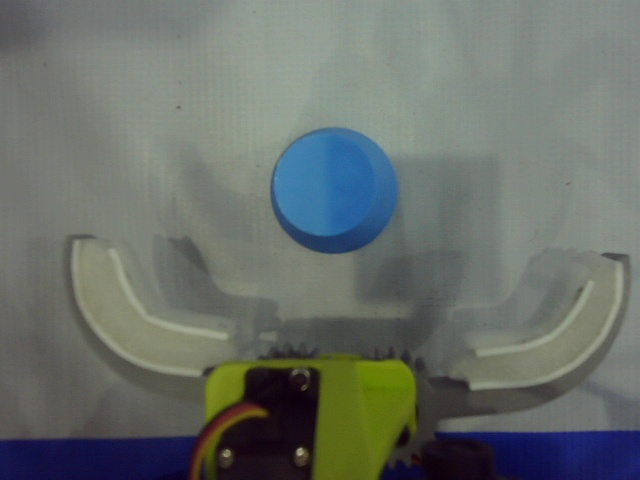
#> input picture 0D589E398A2EDB34C75F99888473D3EF.jpeg, 640 x 480 px, given in place of the camera
$ python detect.py
#> lines starting #> are read from the running program, lines starting #| are printed output that depends on the picture; after the words box and inside, x2 and y2 are one past the last pixel; in counts of white or black regions, pixels touching at a corner belong together
#!/usr/bin/env python3
"""Simple HSV color block circle detector."""

import os
import sys

os.environ["QT_QPA_PLATFORM"] = "xcb"
os.environ["OPENCV_LOG_LEVEL"] = "SILENT"

import cv2
import numpy as np

COLORS = {
    "yellow": {
        "lower": np.array([10, 85, 50]),
        "upper": np.array([35, 255, 255]),
        "bgr": (0, 255, 255),
    },
    "blue": {
        "lower": np.array([114, 60, 45]),
        "upper": np.array([130, 255, 255]),
        "bgr": (255, 0, 0),
    },
    "red": {
        "lower": np.array([0, 10, 10]),
        "upper": np.array([30, 255, 255]),
        "bgr": (0, 0, 255),
    },
    "red2": {
        "lower": np.array([150, 10, 10]),
        "upper": np.array([180, 255, 255]),
        "bgr": (0, 0, 255),
    },
    "green": {
        "lower": np.array([58, 73, 0]),
        "upper": np.array([74, 255, 186]),
        "bgr": (0, 255, 0),
    },
    "sky-blue": {
        "lower": np.array([82, 45, 50]),
        "upper": np.array([113, 255, 255]),
        "bgr": (255, 255, 0),
    },
    "black": {
        "lower": np.array([0, 0, 0]),
        "upper": np.array([179, 255, 96]),
        "bgr": (50, 50, 50),
    },
}

MIN_RADIUS = 40


def clean_mask(mask, kernel_size=(5, 5)):
    kernel = cv2.getStructuringElement(cv2.MORPH_ELLIPSE, kernel_size)
    mask = cv2.morphologyEx(mask, cv2.MORPH_OPEN, kernel, iterations=1)
    mask = cv2.morphologyEx(mask, cv2.MORPH_CLOSE, kernel, iterations=1)
    return mask


def get_mask(hsv, lower, upper):
    mask = cv2.inRange(hsv, lower, upper)
    return clean_mask(mask)


def detect(mask):
    contours, _ = cv2.findContours(mask, cv2.RETR_EXTERNAL, cv2.CHAIN_APPROX_SIMPLE)
    results = []
    for cnt in contours:
        area = cv2.contourArea(cnt)
        if area < np.pi * MIN_RADIUS * MIN_RADIUS:
            continue
        (cx, cy), r = cv2.minEnclosingCircle(cnt)
        if r < MIN_RADIUS:
            continue
        results.append((int(cx), int(cy), int(r)))
    return results


def main():
    cap = cv2.VideoCapture(2)
    if not cap.isOpened():
        print("Cannot open camera", file=sys.stderr)
        sys.exit(1)

    cap.set(cv2.CAP_PROP_FRAME_WIDTH, 640)
    cap.set(cv2.CAP_PROP_FRAME_HEIGHT, 480)

    print("Detecting color blocks. ESC to quit.\n")

    while True:
        ret, frame = cap.read()
#> frame is the input picture: shape (480, 640, 3); mean B, G, R 106.5, 111.8, 105.1
        if not ret:
            break

        display = frame.copy()
        hsv = cv2.cvtColor(frame, cv2.COLOR_BGR2HSV)
#> hsv: shape (480, 640, 3); mean H, S, V 62.1, 48.6, 117.4

        for name, cfg in COLORS.items():
            if name == "red2":
                continue
            if name == "red":
                raw1 = cv2.inRange(hsv, cfg["lower"], cfg["upper"])
                raw2 = cv2.inRange(hsv, COLORS["red2"]["lower"], COLORS["red2"]["upper"])
                mask = cv2.bitwise_or(raw1, raw2)
                mask = clean_mask(mask)
            else:
                mask = get_mask(hsv, cfg["lower"], cfg["upper"])

            circles = detect(mask)
            for cx, cy, r in circles:
                cv2.circle(display, (cx, cy), r, cfg["bgr"], 2)
                cv2.circle(display, (cx, cy), 3, cfg["bgr"], -1)
                cv2.putText(display, f"{name} ({cx},{cy}) r={r}",
                            (cx - r, cy - r - 5),
                            cv2.FONT_HERSHEY_SIMPLEX, 0.5, cfg["bgr"], 1)
                print(f"[{name:9s}] center=({cx:4d}, {cy:4d})  r={r:3d}")
#> this loop made 7 passes
#> circles on passes 1, 2, 3, 6, 7: [(311, 405, 109)], [(98, 458, 100), (538, 454, 103)], [(477, 424, 96), (253, 426, 84), (88, 367, 109)], [(335, 191, 66)], [(319, 429, 323)]
#> pass 1, in get_mask, `mask = cv2.inRange(hsv, lower, upper)`:
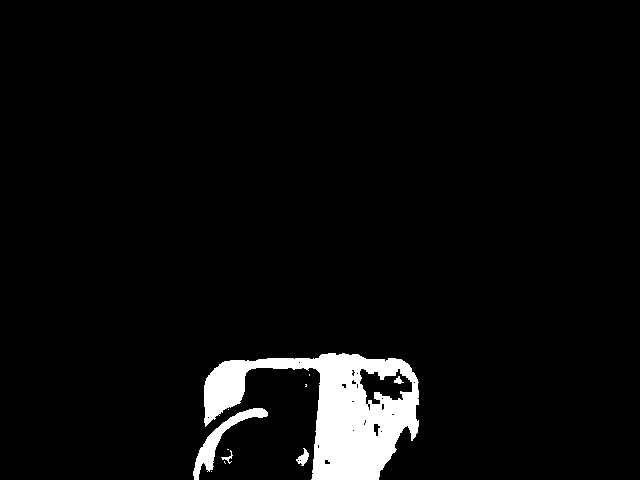
#> mask: shape (480, 640); 4.5% white; 11 white regions (6 under 20 px), largest, box (x1, y1, x2, y2) and area: (204, 353, 419, 480) 12486, (193, 408, 268, 480) 1093, (296, 448, 309, 466) 113, (221, 450, 233, 464) 45, (394, 376, 404, 384) 42
#> pass 1, in clean_mask, `mask = cv2.morphologyEx(mask, cv2.MORPH_OPEN, kernel, iterations=1)`:
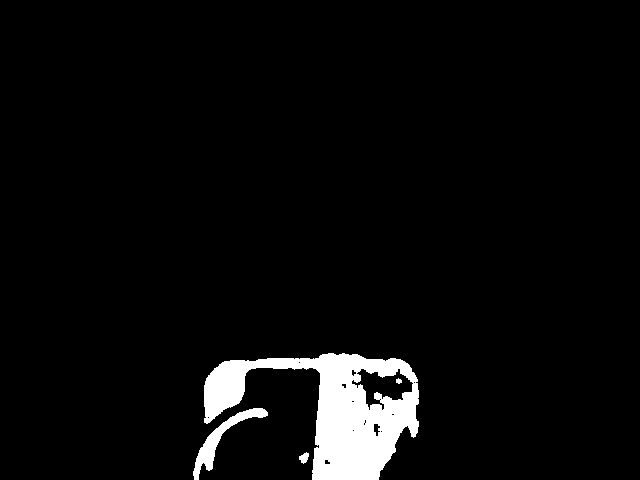
#> mask: shape (480, 640); 4.4% white; 4 white regions, box (x1, y1, x2, y2) and area: (204, 353, 419, 480) 12339, (193, 408, 268, 480) 1087, (299, 452, 309, 464) 75, (396, 378, 402, 384) 26
#> pass 1, in clean_mask, `mask = cv2.morphologyEx(mask, cv2.MORPH_CLOSE, kernel, iterations=1)`:
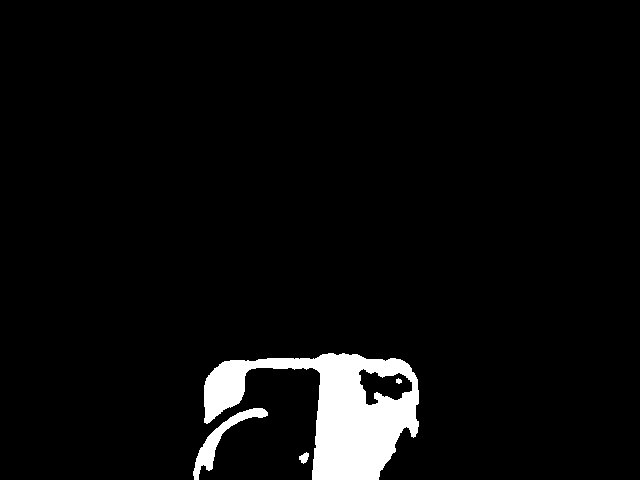
#> mask: shape (480, 640); 4.5% white; 4 white regions, box (x1, y1, x2, y2) and area: (204, 353, 419, 480) 12550, (193, 408, 268, 480) 1094, (299, 452, 309, 464) 75, (396, 378, 402, 384) 26
#> pass 2, in get_mask (call 2), `mask = cv2.inRange(hsv, lower, upper)`:
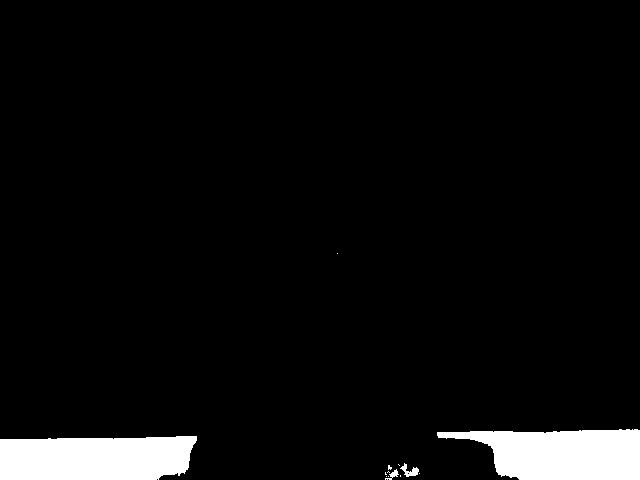
#> mask: shape (480, 640); 5.1% white; 13 white regions (9 under 20 px), largest, box (x1, y1, x2, y2) and area: (0, 436, 197, 480) 7862, (437, 429, 640, 480) 7574, (400, 463, 419, 477) 118, (385, 469, 399, 480) 58
#> after the loop:
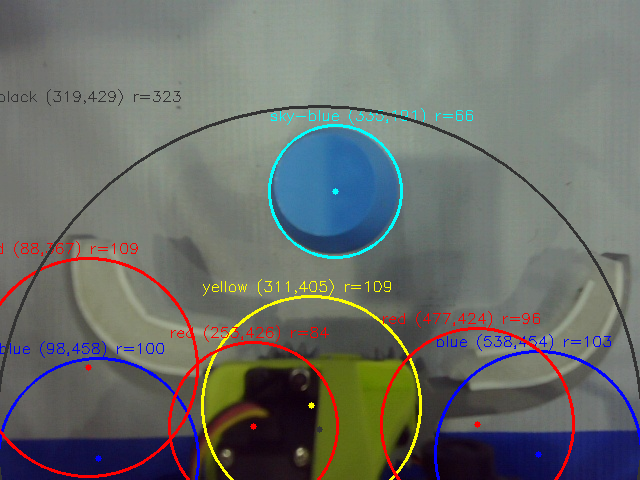
#> display: shape (480, 640, 3); 4.68% of pixels changed, all inside (x1, y1, x2, y2) = (0, 89, 640, 480)
#> after the loop:
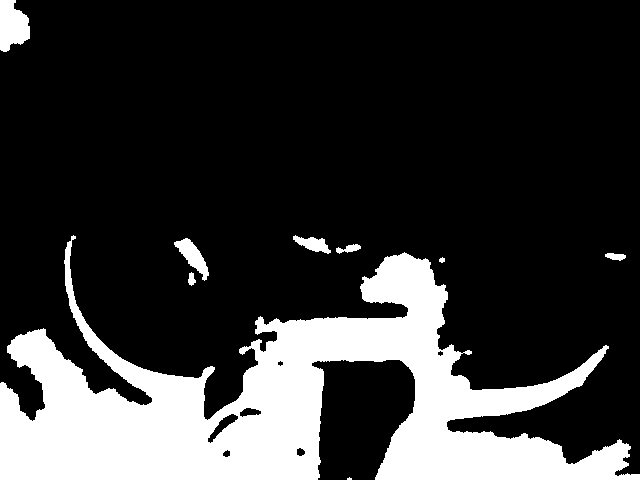
#> mask: shape (480, 640); 21.2% white; 9 white regions (1 under 20 px), largest, box (x1, y1, x2, y2) and area: (0, 235, 640, 480) 62739, (0, 0, 30, 52) 1158, (174, 238, 209, 281) 603
#> after the loop:
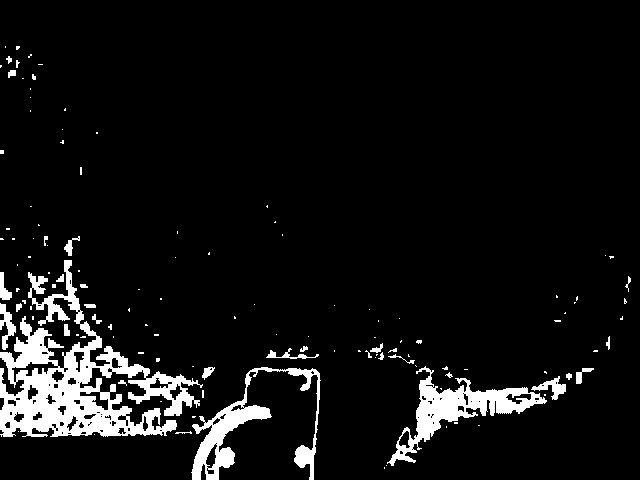
#> raw1: shape (480, 640); 7.1% white; 124 white regions (94 under 20 px), largest, box (x1, y1, x2, y2) and area: (0, 260, 203, 437) 12090, (387, 366, 547, 466) 3841, (191, 367, 321, 480) 3398

        cv2.imshow("Detect", display)
        if cv2.waitKey(1) & 0xFF == 27:
#> (key Esc is pressed here)
            break

    cap.release()
    cv2.destroyAllWindows()


if __name__ == "__main__":
    main()

$ run again, on 60505A037371A7BD01AB6EEA3370FB31.jpeg
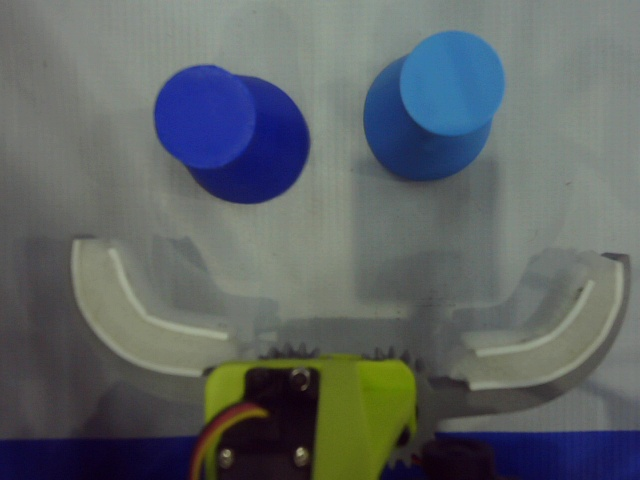
#> input picture 60505A037371A7BD01AB6EEA3370FB31.jpeg, 640 x 480 px, given in place of the camera
#> in main, frame is the input picture: shape (480, 640, 3); mean B, G, R 101.4, 100.1, 94
#> hsv: shape (480, 640, 3); mean H, S, V 73.1, 59.8, 110.8
#> the loop in main, `for name, cfg in COLORS.items():` made 7 passes
#> circles on passes 1, 2, 3, 6, 7: [(311, 407, 109)], [(539, 454, 102), (229, 134, 81)], [(482, 420, 97), (253, 425, 83), (57, 356, 80)], [(434, 105, 83)], [(319, 330, 352)]
#> pass 1, in clean_mask, `mask = cv2.morphologyEx(mask, cv2.MORPH_CLOSE, kernel, iterations=1)`:
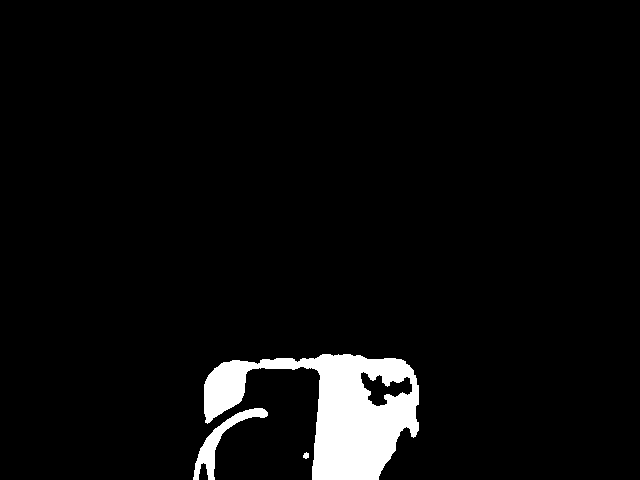
#> mask: shape (480, 640); 4.6% white; 3 white regions, box (x1, y1, x2, y2) and area: (204, 354, 419, 480) 12796, (193, 408, 268, 480) 1170, (303, 452, 309, 459) 31
#> after the loop in main, `for name, cfg in COLORS.items():`:
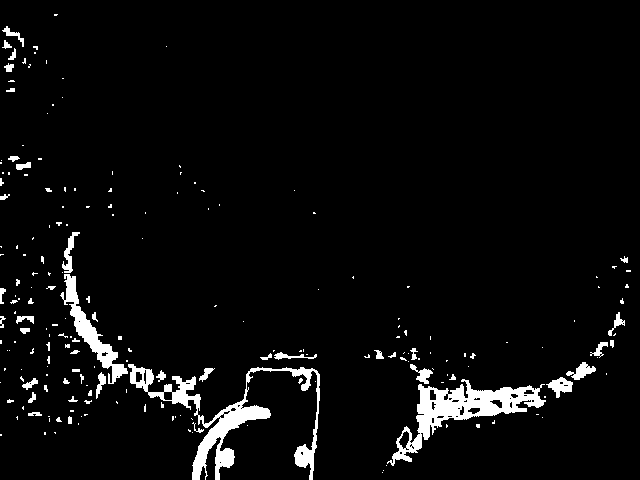
#> raw1: shape (480, 640); 4.4% white; 208 white regions (156 under 20 px), largest, box (x1, y1, x2, y2) and area: (128, 364, 320, 480) 4252, (387, 379, 546, 466) 3716, (60, 274, 128, 384) 1550
